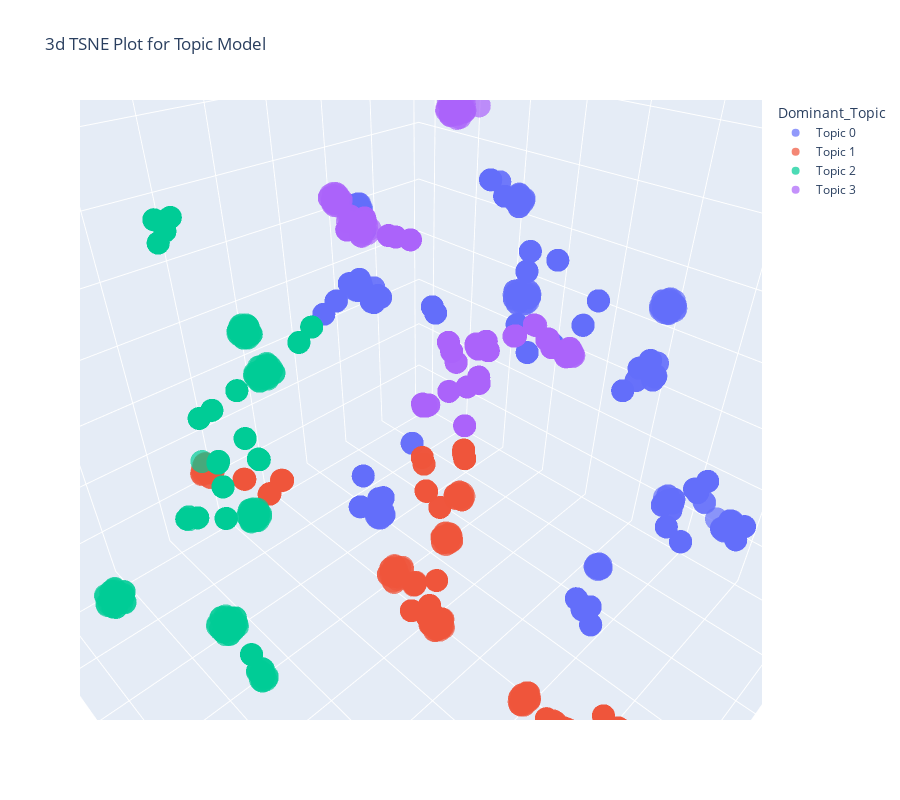

This figure's notebook cell:
### Code cell
plot_model(m1, plot = 'tsne')

### Figure 1 — Plotly figure (JSON) as saved in the notebook; plotly's stock layout.template omitted (floating-point values rounded to 4 significant figures; data arrays with more than 128 entries replaced by an {"elided": "..."} marker saying what was removed)
{"data": [{"hovertemplate": "Dominant_Topic=Topic 0<br>0=%{x}<br>1=%{y}<br>2=%{z}<extra></extra>", "legendgroup": "Topic 0", "marker": {"color": "#636efa", "opacity": 0.7, "symbol": "circle"}, "mode": "markers", "name": "Topic 0", "scene": "scene", "showlegend": true, "type": "scatter3d", "x": {"elided": "517 float values"}, "y": {"elided": "517 float values"}, "z": {"elided": "517 float values"}}, {"hovertemplate": "Dominant_Topic=Topic 1<br>0=%{x}<br>1=%{y}<br>2=%{z}<extra></extra>", "legendgroup": "Topic 1", "marker": {"color": "#EF553B", "opacity": 0.7, "symbol": "circle"}, "mode": "markers", "name": "Topic 1", "scene": "scene", "showlegend": true, "type": "scatter3d", "x": {"elided": "289 float values"}, "y": {"elided": "289 float values"}, "z": {"elided": "289 float values"}}, {"hovertemplate": "Dominant_Topic=Topic 2<br>0=%{x}<br>1=%{y}<br>2=%{z}<extra></extra>", "legendgroup": "Topic 2", "marker": {"color": "#00cc96", "opacity": 0.7, "symbol": "circle"}, "mode": "markers", "name": "Topic 2", "scene": "scene", "showlegend": true, "type": "scatter3d", "x": {"elided": "321 float values"}, "y": {"elided": "321 float values"}, "z": {"elided": "321 float values"}}, {"hovertemplate": "Dominant_Topic=Topic 3<br>0=%{x}<br>1=%{y}<br>2=%{z}<extra></extra>", "legendgroup": "Topic 3", "marker": {"color": "#ab63fa", "opacity": 0.7, "symbol": "circle"}, "mode": "markers", "name": "Topic 3", "scene": "scene", "showlegend": true, "type": "scatter3d", "x": {"elided": "305 float values"}, "y": {"elided": "305 float values"}, "z": {"elided": "305 float values"}}], "layout": {"height": 800, "legend": {"title": {"text": "Dominant_Topic"}, "tracegroupgap": 0}, "scene": {"domain": {"x": [0, 1], "y": [0, 1]}, "xaxis": {"title": {"text": "0"}, "type": "linear"}, "yaxis": {"title": {"text": "1"}, "type": "linear"}, "zaxis": {"title": {"text": "2"}, "type": "linear"}, "aspectratio": {"x": 1.015, "y": 1.029, "z": 0.9569}, "aspectmode": "auto", "camera": {"up": {"x": 0, "y": 0, "z": 1}, "center": {"x": 0, "y": 0, "z": 0}, "eye": {"x": 0.6317, "y": 0.6317, "z": 0.6317}, "projection": {"type": "perspective"}}}, "title": {"text": "3d TSNE Plot for Topic Model"}, "width": 900}}
